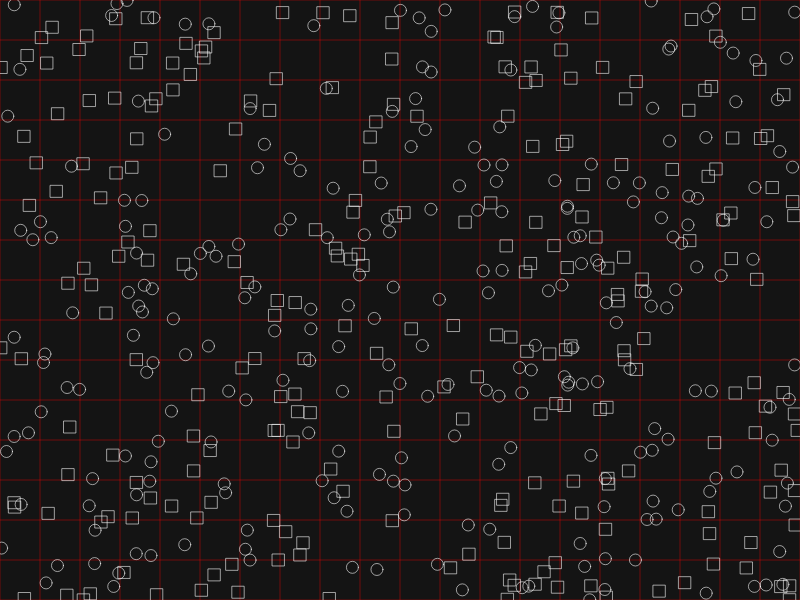
Frame 1 (no input)
Frame 60 (no input): identical to frame 1, image omitted
Frame 120 (the mouse pressed at the canvas centre since frame 60): identical to frame 1, image omitted

The p5.js sketch that drew this single still picture (run headless with seeded random() and noise() and a simulated clock; from frame 60 on, the mouse is pressed at the canvas centre):

// p5.js sketch
// ── sketch.js
/*

Example on zooming / panning using matrix transformations (push, translate, scale, pop)

*/

var panZoomController;
var scaler;
var pan; 

function setup() {
  createCanvas(displayWidth,displayHeight);
  panZoomController = new PanZoomController();
}
 
function draw() {
  pan = panZoomController.getPan();
  scaler = panZoomController.getScale();
  
  background(20);

  push();
  translate(pan.x, pan.y);
  scale(scaler, scaler);
  stroke(255,0,0,100);
  strokeWeight(1);
  drawGrid(40);
  drawScene();
  pop();
}

function drawScene() {
  noStroke();
  randomSeed(1);
  for (var i = 0; i < 500; i++) {
    stroke(255,150);
    noFill();
    rectMode(CENTER);
    if (random(1) < 0.5) {
      rect(random(0,width),random(0,height),12,12);
    } else {
      ellipse(random(0,width),random(0,height),12,12);
    } 
  }
}

function drawGrid(spacing) {
  for (var x = 0; x <= width; x += spacing) {
    line(x, 0, x, height);
  }
  for (var y = 0; y <= height; y += spacing) {
    line(0, y, width, y);
  }
}

function mouseDragged() {
  panZoomController.mouseDragged();
}
function mouseWheel(event) {
  panZoomController.mouseWheel(event.delta);
}


// ── PanZoomController.js
var PanZoomController = function(){
  this.DIR_UP = createVector(0, -1);
  this.DIR_DOWN = createVector(0, 1);
  this.DIR_LEFT = createVector(-1, 0);
  this.DIR_RIGHT = createVector(1, 0);

  this.panVelocity = 40;
  this.scaleVelocity = 0.01;
  this.minLogScale = -5;
  this.maxLogScale = 5;

  this.logScale = 0;
  this.scale = 1;
  this.pan = createVector(0,0);
}

PanZoomController.prototype.mouseDragged = function() {
  mouse = createVector(mouseX, mouseY);
  pmouse = createVector(pmouseX,pmouseY);
  this.pan.add(mouse.sub(pmouse));
}

PanZoomController.prototype.mouseWheel = function(step) {
  this.logScale = constrain(this.logScale + step * this.scaleVelocity,
    this.minLogScale,
    this.maxLogScale);
  var prevScale = this.scale;
  this.scale = pow(2, this.logScale);
  var mouse = createVector(mouseX, mouseY);
  //pan = PVector.add(mouse, PVector.mult(PVector.sub(pan, mouse), scale / prevScale));
  this.pan.add(mouse, this.pan.sub(mouse).mult(this.scale / prevScale));
}
PanZoomController.prototype.moveByKey = function(direction) {
  this.pan.add(direction.mult(this.panVelocity));
}
PanZoomController.prototype.getScale = function() {
  return this.scale;
}
PanZoomController.prototype.setScale = function(scale) {
  this.scale = scale;
}
PanZoomController.prototype.getPan = function() {
  return this.pan;
}
PanZoomController.prototype.setPan = function(pan) {
  this.pan = pan;
}
PanZoomController.prototype.setPanVelocity = function(panVelocity) {
  this.panVelocity = panVelocity;
}
PanZoomController.prototype.setScaleVelocity = function(scaleVelocity) {
  this.scaleVelocity = scaleVelocity;
}
PanZoomController.prototype.setMinLogScale = function(minLogScale) {
  this.minLogScale = minLogScale;
}
PanZoomController.prototype.setMaxLogScale = function(maxLogScale) {
  this.maxLogScale = maxLogScale;
}
